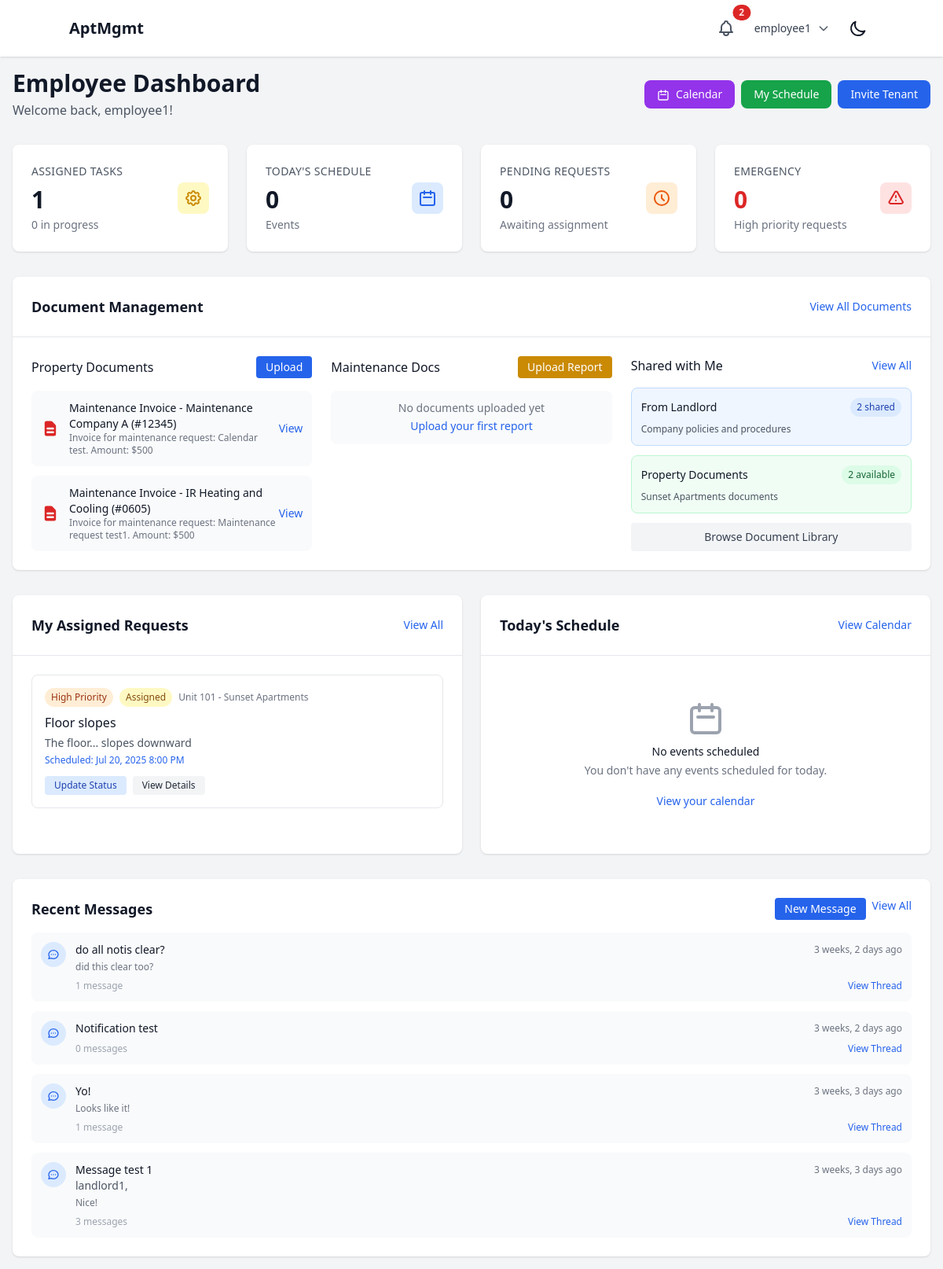
/dashboard/employee/ (signed in), run on an earlier commit of the app's database.
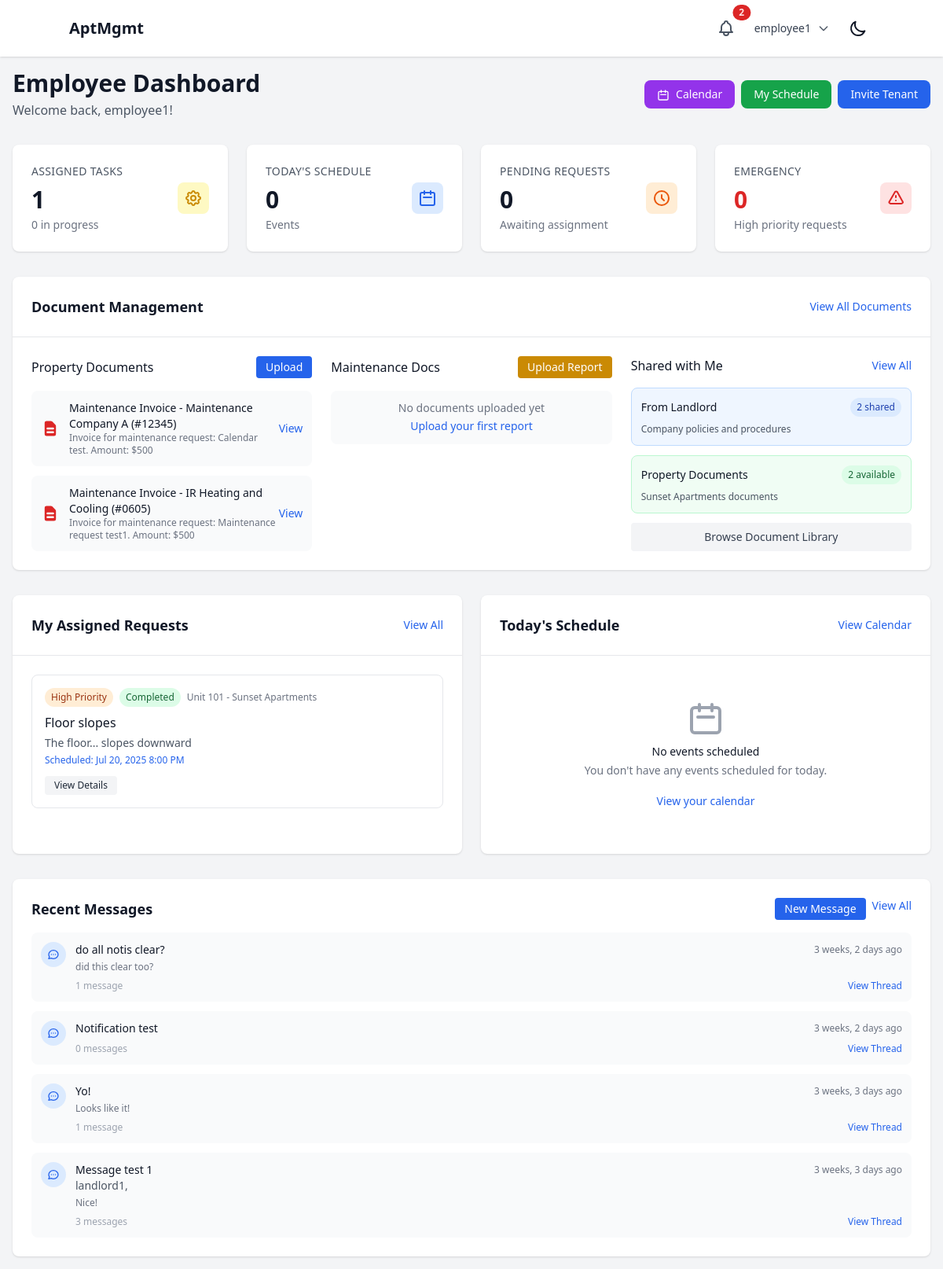
And on a later commit of the database.
### maintenance/models.py (models this page shows, shortened)
class MaintenanceRequest(models.Model):
    class Status(models.TextChoices):
        SUBMITTED = "SUBMITTED", "Submitted"
        IN_PROGRESS = "IN_PROGRESS", "In Progress"
        SCHEDULED = "SCHEDULED", "Scheduled"
        COMPLETED = "COMPLETED", "Completed"
        CANCELLED = "CANCELLED", "Cancelled"
    class Priority(models.TextChoices):
        LOW = "LOW", "Low"
        MEDIUM = "MEDIUM", "Medium"
        HIGH = "HIGH", "High"
        EMERGENCY = "EMERGENCY", "Emergency"
    title = models.CharField(max_length=200)
    description = models.TextField()
    category = models.ForeignKey(MaintenanceCategory, on_delete=models.CASCADE, related_name="requests")
    property = models.ForeignKey(Property, on_delete=models.CASCADE, related_name="maintenance_requests")
    apartment_unit = models.ForeignKey(ApartmentUnit, on_delete=models.CASCADE, related_name="maintenance_requests", null=True, blank=True)
    location_details = models.CharField(max_length=200, blank=True, help_text="Specific location within unit (e.g., kitchen sink, bathroom)")
    tenant = models.ForeignKey(settings.AUTH_USER_MODEL, on_delete=models.CASCADE, related_name="maintenance_requests")
    status = models.CharField(max_length=20, choices=Status.choices, default=Status.SUBMITTED)
    priority = models.CharField(max_length=20, choices=Priority.choices, default=Priority.MEDIUM)
    assigned_to = models.ForeignKey(settings.AUTH_USER_MODEL, on_delete=models.SET_NULL, null=True, blank=True, related_name="assigned_maintenance_requests")
    scheduled_date = models.DateTimeField(null=True, blank=True)
    estimated_completion = models.DateTimeField(null=True, blank=True)
    created_at = models.DateTimeField(auto_now_add=True)
    updated_at = models.DateTimeField(auto_now=True)
    completed_at = models.DateTimeField(null=True, blank=True)
    class Meta:
        ordering = ['-created_at']

### properties/models.py (models this page shows, shortened)
class ApartmentUnit(models.Model):
    property = models.ForeignKey(Property, on_delete=models.CASCADE, related_name="units")
    unit_number = models.CharField(max_length=50)
    bedrooms = models.PositiveIntegerField()
    bathrooms = models.PositiveIntegerField()
    rent_amount = models.DecimalField(max_digits=10, decimal_places=2, default=0)
    is_occupied = models.BooleanField(default=False)
    created_at = models.DateTimeField(auto_now_add=True)
    updated_at = models.DateTimeField(auto_now=True)
    def __str__(self):
        return f"Unit {self.unit_number} - {self.property.name}"
    class Meta:
        unique_together = ('property', 'unit_number')
        verbose_name_plural = "Apartment Units"

class Property(models.Model):
    company = models.ForeignKey(Company, on_delete=models.CASCADE, related_name="properties")
    name = models.CharField(max_length=255)
    address = models.TextField()
    created_at = models.DateTimeField(auto_now_add=True)
    updated_at = models.DateTimeField(auto_now=True)
    class Meta:
        verbose_name_plural = "Properties"

### core/views.py (the view)
# urls.py: path("dashboard/employee/", employee_dashboard, name="employee_dashboard"),
@login_required
def employee_dashboard(request):
    if not request.user.company:
        messages.error(request, "You must be assigned to a company to access the dashboard.")
        return redirect("core:login")
    accessible_documents = Document.objects.filter(
        company=request.user.company,
        is_active=True
    )
    if request.user.property:
        property_documents = accessible_documents.filter(
            Q(access_level=Document.AccessLevel.COMPANY) |
            Q(access_level=Document.AccessLevel.PROPERTY, property=request.user.property) |
            Q(allowed_users=request.user)
        ).distinct()
    else:
        property_documents = accessible_documents.filter(
            Q(access_level=Document.AccessLevel.COMPANY) |
            Q(allowed_users=request.user)
        ).distinct()
    employee_uploads = accessible_documents.filter(
        uploaded_by=request.user
    ).order_by('-created_at')[:5]
    shared_documents = DocumentShare.objects.filter(
        shared_with=request.user
    ).order_by('-created_at')[:5]
    landlord_shared = DocumentShare.objects.filter(
        shared_with=request.user,
        shared_by__role='LANDLORD'
    ).count()
    if request.user.property:
        property_doc_count = accessible_documents.filter(
            property=request.user.property
        ).count()
    else:
        property_doc_count = 0
    employee_maintenance_requests = MaintenanceRequest.objects.filter(
        property__company=request.user.company
    )
    if request.user.property:
        employee_maintenance_requests = employee_maintenance_requests.filter(
            property=request.user.property
        )
    assigned_to_me = employee_maintenance_requests.filter(assigned_to=request.user).count()
    pending_assignments = employee_maintenance_requests.filter(
        status='SUBMITTED',
        assigned_to__isnull=True
    ).count()
    in_progress_assigned = employee_maintenance_requests.filter(
        assigned_to=request.user,
        status='IN_PROGRESS'
    ).count()
    emergency_requests = employee_maintenance_requests.filter(priority='EMERGENCY').count()
    my_assigned_requests = employee_maintenance_requests.filter(
        assigned_to=request.user
    ).order_by('-created_at')[:5]
    recent_message_threads = MessageThread.objects.filter(
        participants=request.user
    ).prefetch_related('participants', 'messages').order_by('-updated_at')[:5]
    today = timezone.localtime().date()
    today_start = timezone.make_aware(timezone.datetime.combine(today, timezone.datetime.min.time()))
    today_end = timezone.make_aware(timezone.datetime.combine(today, timezone.datetime.max.time()))
    todays_events_query = CalendarEvent.objects.filter(
        assigned_to=request.user,
        start_datetime__gte=today_start,
        start_datetime__lte=today_end,
        is_cancelled=False
    ).select_related('property', 'apartment_unit', 'maintenance_request')
    if request.user.property:
        todays_events_query = todays_events_query.filter(property=request.user.property)
    todays_events = todays_events_query.order_by('start_datetime')
    todays_events_count = todays_events.count()
    todays_events_sample = todays_events[:3]
    context = {
        'employee_uploads': employee_uploads,
        'shared_documents': shared_documents,
        'property_documents': property_documents[:5],  # Limit for display
        'landlord_shared_count': landlord_shared,
        'property_doc_count': property_doc_count,
        'total_accessible': property_documents.count(),
        'user_property': request.user.property,
        'assigned_to_me': assigned_to_me,
        'pending_assignments': pending_assignments,
        'in_progress_assigned': in_progress_assigned,
        'emergency_requests': emergency_requests,
        'my_assigned_requests': my_assigned_requests,
        'recent_message_threads': recent_message_threads,
        'todays_events_count': todays_events_count,
        'todays_events_sample': todays_events_sample,
    }
    return render(request, "dashboards/employee.html", context)

### communication/models.py (called while the page is built)
    @property
    def last_message(self):
        return self.messages.first()

### core/context_processors.py (called while the page is built)
def notifications(request):
    if request.user.is_authenticated:
        unread_notifications = Notification.objects.filter(
            recipient=request.user,
            is_read=False
        ).order_by('-created_at')
        recent_unread_notifications = unread_notifications[:5]
        return {
            'unread_notifications_count': unread_notifications.count(),
            'recent_notifications': recent_unread_notifications,
            'has_unread_notifications': unread_notifications.exists(),
        }
    return {
        'unread_notifications_count': 0,
        'recent_notifications': [],
        'has_unread_notifications': False,
    }

### core/templates/dashboards/employee.html (shortened to what the changed rows need)
{% extends "base.html" %}
{% block content %}
<div class="container mx-auto max-w-7xl">
    <div class="flex flex-col sm:flex-row justify-between items-start sm:items-center mb-8 space-y-4 sm:space-y-0">
        <div>
            <h1 class="text-3xl font-bold text-gray-900 dark:text-white">Employee Dashboard</h1>
        </div>
    </div>
    <div class="grid grid-cols-1 lg:grid-cols-2 gap-6 mb-8">
        <div class="bg-white dark:bg-gray-800 rounded-lg shadow">
            <div class="p-6">
                <div class="space-y-4">
                    {% for request in my_assigned_requests %}
                        <div class="border
                            {% if request.priority == 'EMERGENCY' %}border-red-200 dark:border-red-800 bg-red-50 dark:bg-red-900/20
                            {% elif request.status == 'IN_PROGRESS' %}border-blue-200 dark:border-blue-800 bg-blue-50 dark:bg-blue-900/20
                            {% elif request.status == 'SCHEDULED' %}border-purple-200 dark:border-purple-800 bg-purple-50 dark:bg-purple-900/20
                            {% else %}border-gray-200 dark:border-gray-700{% endif %} rounded-lg p-4">
                            <div class="flex items-start justify-between">
                                <div class="flex-1">
                                    <div class="flex items-center space-x-2 mb-2">
                                        {% if request.priority == 'EMERGENCY' %}
                                            <span class="px-2 py-1 text-xs font-medium bg-red-100 text-red-800 dark:bg-red-900 dark:text-red-200 rounded-full">Emergency</span>
                                        {% elif request.priority == 'HIGH' %}
                                            <span class="px-2 py-1 text-xs font-medium bg-orange-100 text-orange-800 dark:bg-orange-900 dark:text-orange-200 rounded-full">High Priority</span>
                                        {% elif request.priority == 'MEDIUM' %}
                                            <span class="px-2 py-1 text-xs font-medium bg-yellow-100 text-yellow-800 dark:bg-yellow-900 dark:text-yellow-200 rounded-full">Medium Priority</span>
                                        {% else %}
                                            <span class="px-2 py-1 text-xs font-medium bg-gray-100 text-gray-800 dark:bg-gray-900 dark:text-gray-200 rounded-full">Low Priority</span>
                                        {% endif %}
                                        {% if request.status == 'COMPLETED' %}
                                            <span class="px-2 py-1 text-xs font-medium bg-green-100 text-green-800 dark:bg-green-900 dark:text-green-200 rounded-full">Completed</span>
                                        {% elif request.status == 'IN_PROGRESS' %}
                                            <span class="px-2 py-1 text-xs font-medium bg-blue-100 text-blue-800 dark:bg-blue-900 dark:text-blue-200 rounded-full">In Progress</span>
                                        {% elif request.status == 'SCHEDULED' %}
                                            <span class="px-2 py-1 text-xs font-medium bg-purple-100 text-purple-800 dark:bg-purple-900 dark:text-purple-200 rounded-full">Scheduled</span>
                                        {% else %}
                                            <span class="px-2 py-1 text-xs font-medium bg-yellow-100 text-yellow-800 dark:bg-yellow-900 dark:text-yellow-200 rounded-full">Assigned</span>
                                        {% endif %}
                                        {% if request.apartment_unit %}
                                            <span class="text-xs text-gray-500 dark:text-gray-400">{{ request.apartment_unit }}</span>
                                        {% else %}
                                            <span class="text-xs text-gray-500 dark:text-gray-400">{{ request.property.name }}</span>
                                        {% endif %}
                                    </div>
                                    <h4 class="font-medium text-gray-900 dark:text-white">{{ request.title }}</h4>
                                    <p class="text-sm text-gray-600 dark:text-gray-400 mt-1">{{ request.description|truncatechars:80 }}</p>
                                    {% if request.scheduled_date %}
                                        <p class="text-xs text-blue-600 dark:text-blue-400 mt-1">Scheduled: {{ request.scheduled_date|date:"M d, Y g:i A" }}</p>
                                    {% else %}
                                        <p class="text-xs text-gray-500 dark:text-gray-500 mt-2">Reported {{ request.created_at|timesince }} ago</p>
                                    {% endif %}
                                </div>
                            </div>
                            <div class="mt-3 flex space-x-2">
                                {% if request.status != 'COMPLETED' %}
                                    <a href="{% url 'maintenance:detail' request.pk %}" class="px-3 py-1 text-xs font-medium bg-blue-100 text-blue-800 dark:bg-blue-900 dark:text-blue-200 rounded hover:bg-blue-200 dark:hover:bg-blue-800">
                                        Update Status
                                    </a>
                                {% endif %}
                                <a href="{% url 'maintenance:detail' request.pk %}" class="px-3 py-1 text-xs font-medium bg-gray-100 text-gray-800 dark:bg-gray-700 dark:text-gray-200 rounded hover:bg-gray-200 dark:hover:bg-gray-600">
                                    View Details
                                </a>
                            </div>
                        </div>
                    {% endfor %}
                </div>
            </div>
        </div>
    </div>
</div>
{% endblock %}

What changed in the data, as far as the page shows it:
changed MaintenanceRequest "Floor slopes": status "Assigned Update Status" → "Completed"
